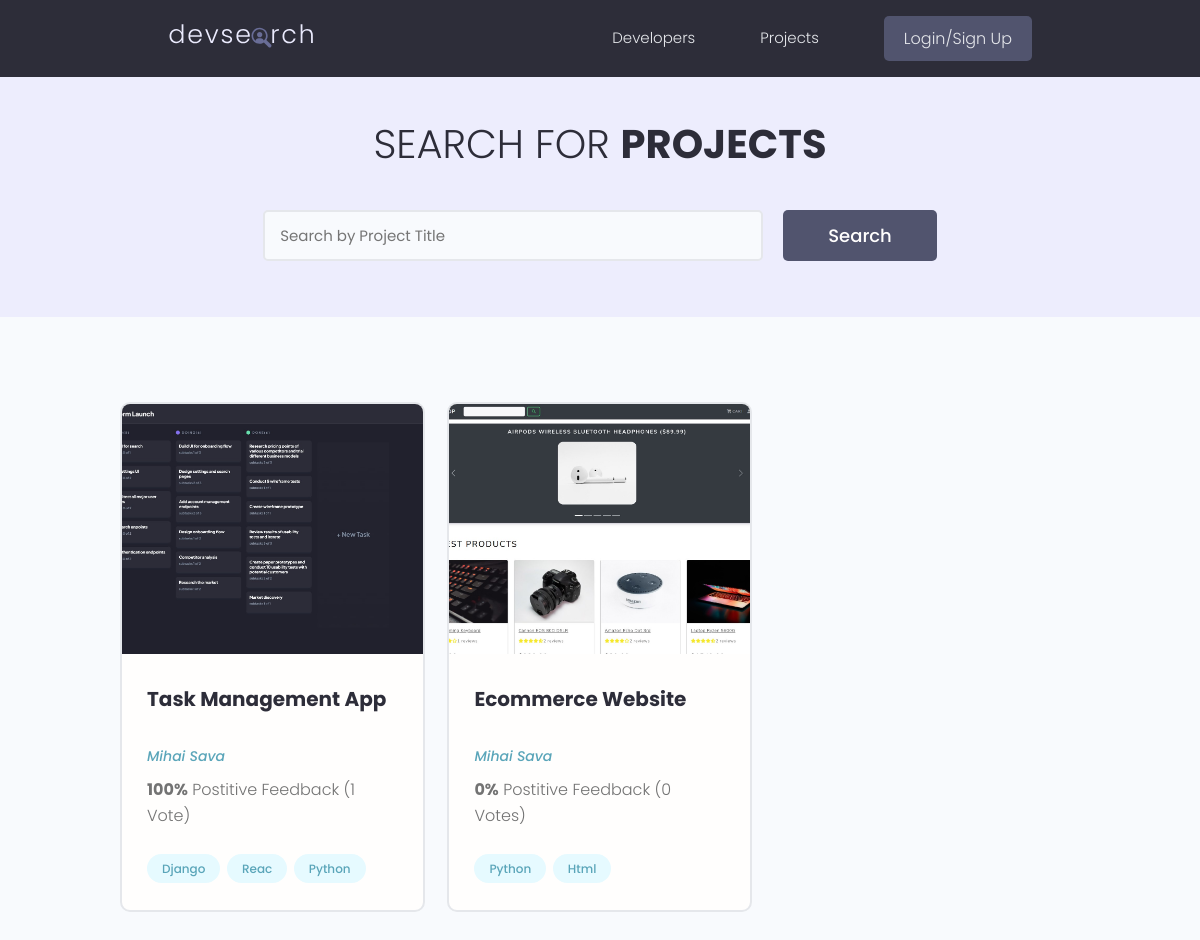
/projects/, run on the app's committed database.
### projects/models.py (models this page shows, shortened)
class Project(models.Model):
    owner = models.ForeignKey(
        Profile, null=True, blank=True, on_delete=models.CASCADE)
    title = models.CharField(max_length=200)
    description = models.TextField(null=True, blank=True)
    featured_imaged = models.ImageField(
        null=True, blank=True, default='default.jpg')
    demo_link = models.CharField(max_length=1000, null=True, blank=True)
    source_link = models.CharField(max_length=1000, null=True, blank=True)
    vote_total = models.IntegerField(default=0)
    vote_ratio = models.IntegerField(default=0)
    tags = models.ManyToManyField('Tag', blank=True)
    created = models.DateTimeField(auto_now_add=True)
    id = models.UUIDField(default=uuid.uuid4, unique=True,
                          primary_key=True, editable=False)
    class Meta:
        ordering = ['-vote_ratio', '-vote_total', 'title']
    @property
    def imageURL(self):
        try:
            img = self.featured_imaged
        except:
            img = ''
        return img

class Tag(models.Model):
    name = models.CharField(max_length=200)
    created = models.DateTimeField(auto_now_add=True)
    id = models.UUIDField(default=uuid.uuid4, unique=True,
                          primary_key=True, editable=False)

### users/models.py (models this page shows, shortened)
class Profile(models.Model):
    user = models.OneToOneField(
        User, on_delete=models.CASCADE, null=True, blank=True)
    name = models.CharField(max_length=200, null=True, blank=True)
    email = models.EmailField(max_length=500, null=True, blank=True)
    username = models.CharField(max_length=200, null=True, blank=True)
    location = models.CharField(max_length=200, null=True, blank=True)
    short_intro = models.CharField(max_length=500, null=True, blank=True)
    bio = models.TextField(null=True, blank=True)
    profile_image = models.ImageField(
        null=True, blank=True, upload_to='profiles/', default='profiles/user-default.png')
    social_github = models.CharField(max_length=200, null=True, blank=True)
    social_twitter = models.CharField(max_length=200, null=True, blank=True)
    social_linkedin = models.CharField(max_length=200, null=True, blank=True)
    social_youtube = models.CharField(max_length=200, null=True, blank=True)
    social_website = models.CharField(max_length=200, null=True, blank=True)
    created = models.DateTimeField(auto_now_add=True)
    id = models.UUIDField(default=uuid.uuid4, unique=True,
                          primary_key=True, editable=False)
    class Meta:
        ordering = ['created']

### projects/views.py (the view)
# urls.py: path('projects/', include('projects.urls')),
def projects(request):
    projects, search_query = searchProjects(request)
    custom_range, projects = paginateProjects(request, projects, 6)
    context = {'projects': projects,
               'search_query': search_query, 'custom_range': custom_range}
    return render(request, 'projects/projects.html', context)

### projects/utils.py (called while the page is built)
def paginateProjects(request, projects, results):
    page = request.GET.get('page')
    paginator = Paginator(projects, results)
    try:
        projects = paginator.page(page)
    except PageNotAnInteger:
        page = 1
        projects = paginator.page(page)
    except EmptyPage:
        page = paginator.num_pages
        projects = paginator.page(page)
    leftIndex = (int(page) - 2)
    if leftIndex < 1:
        leftIndex = 1
    rightIndex = (int(page) + 3)
    if rightIndex > paginator.num_pages:
        rightIndex = paginator.num_pages + 1
    custom_range = range(leftIndex, rightIndex)
    return custom_range, projects

def searchProjects(request):
    search_query = ''
    if request.GET.get('search_query'):
        search_query = request.GET.get('search_query')
    tags = Tag.objects.filter(name__iexact=search_query)
    projects = Project.objects.distinct().filter(
        Q(title__icontains=search_query) |
        Q(owner__name__icontains=search_query) |
        Q(tags__in=tags)
    )
    return projects, search_query

### projects/templates/projects/projects.html (shortened to what this page needs)
{% extends 'main.html' %}
{% block body %}
 <main class="projects">
    <section class="hero-section text-center">
      <div class="container container--narrow">
        <div class="hero-section__box">
          <h2>Search for <span>Projects</span></h2>
        </div>
        <div class="hero-section__search">
          <form id="searchForm" class="form" action="{% url 'projects' %}" method="get">
            <div class="form__field">
              <input class="input input--text" id="formInput#search" type="text" name="search_query"
               value="{{search_query}}" placeholder="Search by Project Title" />
            </div>
            <input class="btn btn--sub btn--lg" type="submit" value="Search" />
          </form>
        </div>
      </div>
    </section>
    <section class="projectsList">
      <div class="container">
        <div class="grid grid--three">
            {% for project in projects %}
                <div class="column">
                    <div class="card project">
                        <a href="{% url 'project' project.id %}" class="project">
                        <img class="project__thumbnail" src="{{ project.imageURL.url }}" alt="project thumbnail" />
                        <div class="card__body">
                            <h3 class="project__title">{{ project.title }}</h3>
                            <p><a class="project__author" href="{ % url 'user-profile' project.owner.id% }">{{ project.owner.name }}</a></p>
                            <p class="project--rating">
                            <span style="font-weight: bold;">{{ project.vote_ratio }}%</span> Postitive
                            Feedback ({{ project.vote_total }} Vote{{ project.vote_total|pluralize:"s"}})
                            </p>
                            <div class="project__tags">
                                {% for tag in project.tags.all %}
                                <span class="tag tag--pill tag--main">
                                    <small>{{ tag.name }}</small>
                                </span>
                            {% endfor %}
                            </div>
                        </div>
                        </a>
                    </div>
                </div>
          {% endfor %}
        </div>
      </div>
    </section>
  </main>
{% endblock %}

### static/styles/app.css (style rules this page uses)
:root { --color-sub: #2d2d39; }
.btn--sub { background-color: var(--color-sub-light); }
.card { border: 2px solid var(--color-light); }
img { width: 100%; }
.hero-section { height: 40vh; display: flex; align-items: center; background-color: var(--color-sub); }
.hero-section__box { margin-bottom: 4rem; }
.hero-section__box > h2, .hero-section__box > h2 > span { font-size: 4rem; color: var(--color-light); line-height: 1.3; text-transform: uppercase; }
.hero-section__box > h2 { font-weight: 300; }
.hero-section__box > h2 > span { font-weight: 700; }
.hero-section__search > .form { display: flex; align-items: center; justify-content: center; gap: 2rem; }
.hero-section__search > .form input.input--text { width: 50rem; }
.project__author { font-size: 1.4rem; font-style: italic; }
.project--rating { margin-bottom: 1.6em; margin-top: .5em; }
.projects > .hero-section { background: var(--color-sub-lighter); height: 30vh; }
.projects .hero-section__box { margin-bottom: 2.5rem; }
.projects .hero-section__box > h2 { color: var(--color-sub); }
.projects .hero-section__box > h2 > span { font-weight: 700; color: var(--color-sub); }
.projectsList { margin-top: 8rem; }
.project { width: 100%; }
.project__thumbnail { height: 25rem; object-fit: cover; object-position: top center; }
.project__title { font-size: 2rem; font-weight: 700; color: var(--color-sub); }

### static/uikit/styles/modules/_variables.css (style rules this page uses)
:root { --color-main: #5aa5b9; --color-main-light: #e6faff; --color-sub: #3f4156; --color-sub-light: #51546e; --color-sub-lighter: #ededfd; --color-text: #737373; --color-gray: #8b8b8b; --color-light: #e5e7eb; --color-light-gray: #767676; --color-bg: #f8fafd; --color-white: #fffefd; --color-white-light: #f3f3f3; --color-success: #359e64; --color-success-bg: #def8e8; --color-error: #fc4b0b; --color-error-bg: #fff2ee; --font-base: 'Poppins', arial, helvetica, 'Segoe UI', roboto, ubuntu, sans-serif; --font-monospace: 'Fira Code', 'Courier New', courier, monospace; --font-regular: 300; --font-medium: 500; --font-bold: 700; --generic-shadow: 1px 1px 5px #00000010; --generic-transition: all 0.3s ease-in-out; }

### static/uikit/styles/modules/_base.css (style rules this page uses)
* { margin: 0; padding: 0; box-sizing: border-box; text-rendering: optimizeLegibility; color: inherit; font-size: inherit; }
html { font-size: 50%; }
@media only screen and (min-width: 480px) { html { font-size: 56.25%; } }
@media only screen and (min-width: 1200px) { html { font-size: 62.5%; } }
body { line-height: 1.6; font-weight: 400; font-size: 1.5rem; color: var(--color-text); background-color: var(--color-bg); min-height: 100vh; }

### static/uikit/styles/modules/_typography.css (style rules this page uses)
* { font-family: var(--font-base); }
h2 { font-size: 3.6rem; font-weight: var(--font-bold); }
h3 { font-size: 3.2rem; font-weight: var(--font-medium); }
p, span, strong { font-size: 1.6rem; color: var(--color-text); font-weight: var(--font-regular); }
a { padding-bottom: 2px; text-decoration: none; display: inline-block; color: var(--color-main); font-weight: var(--font-medium); }

### static/uikit/styles/modules/_utilities.css (style rules this page uses)
.container { width: 92%; max-width: 165rem; margin: 0 auto; box-sizing: border-box; }
.container--narrow { width: 92%; max-width: 120rem; }
@media screen and (min-width: 1000px) { .container { width: 90%; } }
@media screen and (min-width: 1000px) { .container--narrow { width: 85%; } }
@media screen and (min-width: 1200px) { .container { width: 80%; } }
@media screen and (min-width: 1200px) { .container--narrow { width: 72%; } }
.text-center { text-align: center; }

### static/uikit/styles/modules/_button.css (style rules this page uses)
.btn { display: inline-block; position: relative; cursor: pointer; background-color: var(--color-light); font-weight: var(--font-medium); color: var(--color-sub); text-decoration: none; padding: 1rem 2rem; border-radius: 0.5rem; border: none; width: -webkit-fit-content; width: -moz-fit-content; width: fit-content; height: -webkit-fit-content; height: -moz-fit-content; height: fit-content; font-size: 1.6rem; outline-width: 0; outline-color: transparent; -webkit-backface-visibility: hidden; backface-visibility: hidden; transition: all 0.3s ease-in-out; }
.btn--sub { background-color: var(--color-sub); color: var(--color-white); }
.btn--lg { font-size: 1.8rem; padding: 1.2rem 4.5rem; }

### static/uikit/styles/modules/_card.css (style rules this page uses)
.card { border-radius: 1rem; background-color: var(--color-white); border: 1.5px solid var(--color-light); width: auto; height: auto; margin-top: 0.5rem; margin-bottom: 0.5rem; overflow: hidden; }
.card__body, .card__header { padding: 2rem 2.5rem; }

### data on the page
Project: imageURL (picture), title "Task Management App", owner.name "Mihai Sava", vote_ratio "100", vote_total "1"
Tag: name "Django"
Tag: name "Reac"
Tag: name "Python"
Project: imageURL (picture), title "Ecommerce Website", owner.name "Mihai Sava", vote_ratio "0", vote_total "0"
Tag: name "Html"
